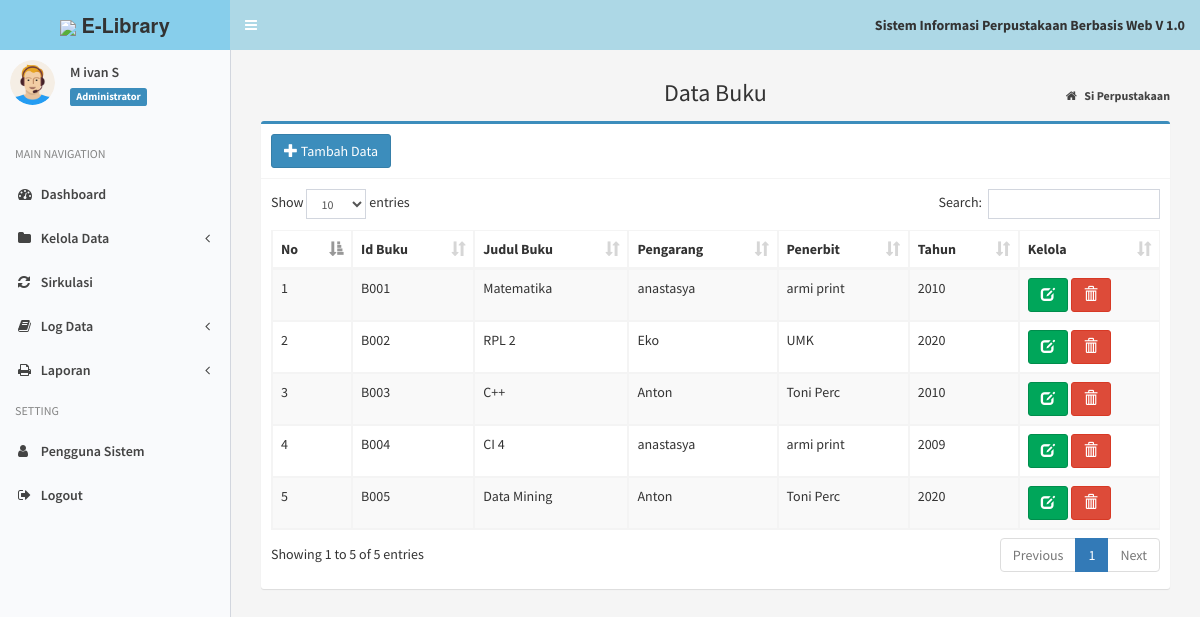
The app's page /index.php?page=MyApp/data_buku (signed in) with its own data.
### tables this page shows
CREATE TABLE `tb_buku` (
  `id_buku` varchar(10) NOT NULL,
  `judul_buku` varchar(30) NOT NULL,
  `pengarang` varchar(30) NOT NULL,
  `penerbit` varchar(30) NOT NULL,
  `th_terbit` year(4) NOT NULL
);

### admin/buku/data_buku.php (the view)
<section class="content-header">
	<h1 style="text-align:center;">
		Data Buku
	</h1>
	<ol class="breadcrumb">
		<li>
			<a href="index.php">
				<i class="fa fa-home"></i>
				<b>Si Perpustakaan</b>
			</a>
		</li>
	</ol>
</section>
<section class="content">
	<div class="box box-primary">
		<div class="box-header with-border">
			<a href="?page=MyApp/add_buku" title="Tambah Data" class="btn btn-primary">
				<i class="glyphicon glyphicon-plus"></i> Tambah Data</a>
		</div>
		<div class="box-body">
			<div class="table-responsive">
				<table id="example1" class="table table-bordered table-striped">
					<thead>
						<tr>
							<th>No</th>
							<th>Id Buku</th>
							<th>Judul Buku</th>
							<th>Pengarang</th>
							<th>Penerbit</th>
							<th>Tahun</th>
							<th>Kelola</th>
						</tr>
					</thead>
					<tbody>
						<?php
                  $no = 1;
                  $sql = $koneksi->query("SELECT * from tb_buku");
                  while ($data= $sql->fetch_assoc()) {
                ?>
						<tr>
							<td>
								<?php echo $no++; ?>
							</td>
							<td>
								<?php echo $data['id_buku']; ?>
							</td>
							<td>
								<?php echo $data['judul_buku']; ?>
							</td>
							<td>
								<?php echo $data['pengarang']; ?>
							</td>
							<td>
								<?php echo $data['penerbit']; ?>
							</td>
							<td>
								<?php echo $data['th_terbit']; ?>
							</td>
							<td>
								<a href="?page=MyApp/edit_buku&kode=<?php echo $data['id_buku']; ?>" title="Ubah"
								 class="btn btn-success">
									<i class="glyphicon glyphicon-edit"></i>
								</a>
								<a href="?page=MyApp/del_buku&kode=<?php echo $data['id_buku']; ?>" onclick="return confirm('Yakin Hapus Data Ini ?')"
								 title="Hapus" class="btn btn-danger">
									<i class="glyphicon glyphicon-trash"></i>
							</td>
						</tr>
						<?php
                  }
                ?>
					</tbody>
				</table>
			</div>
		</div>
	</div>
</section>

### records on screen
tb_buku: id_buku "B001", judul_buku "Matematika", pengarang "anastasya", penerbit "armi print", th_terbit "2010"
tb_buku: id_buku "B002", judul_buku "RPL 2", pengarang "Eko", penerbit "UMK", th_terbit "2020"
tb_buku: id_buku "B003", judul_buku "C++", pengarang "Anton", penerbit "Toni Perc", th_terbit "2010"
tb_buku: id_buku "B004", judul_buku "CI 4", pengarang "anastasya", penerbit "armi print", th_terbit "2009"
tb_buku: id_buku "B005", judul_buku "Data Mining", pengarang "Anton", penerbit "Toni Perc", th_terbit "2020"

### other values on screen
$data_nama "M ivan S"
$data_level "Administrator"
